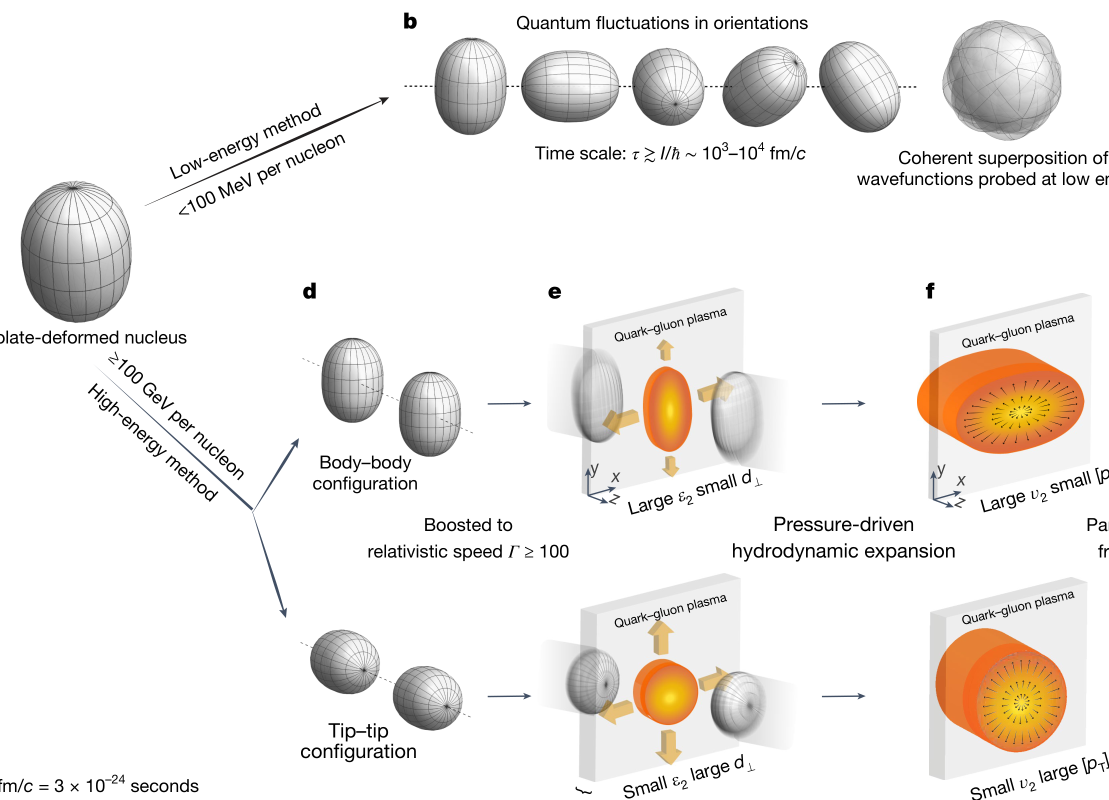
#> input picture assets/t3-exemplars/T3-02_STAR2024_ED1_核形变到火球_全流程3D.png, 2218 x 1599 px (shown at 1/2 size)
$ python -i gen_figure.py   (imports and definitions only)
#> lines starting #> are read from the running program, lines starting #| are printed output that depends on the picture
### scripts/_console.py
#!/usr/bin/env python3
"""
_console —— 控制台编码兜底：把 stdout / stderr 切成 UTF-8
======================================================================

**为什么需要它（实测踩过的坑，2026-09-27）**

本 skill 的报告里大量使用 ✅ / ❌ / ⚠️ / ✗ 这类符号。中文 Windows 上
Python 只在 **交互式控制台（isatty=True）** 才用 UTF-8 输出；一旦
**stdout 被管道或重定向**（agent 调脚本、CI、`python x.py > log.txt`
全是这种），Python 改用本地编码 gbk(cp936) 去编码 —— 这些字符
GBK 编不出来，于是脚本在**打印报告的中途**崩掉：

    UnicodeEncodeError: 'gbk' codec can't encode character '\u2705'

实测：`python evals/test_tools.py`、`python scripts/check_tools.py`
在管道下 100% 崩，而交互式手敲同一条命令却正常 —— 所以这个坑
**只在自动化里炸**，正是本 skill 的主要使用方式。

**用法**：在脚本（或会被 import 的库模块）顶部调用一次即可，幂等：

    from _console import init_console
    init_console()

★ 只改编码，不改行为：已经是 UTF-8 的流上调用是空操作；
  `errors="replace"` 保证连"编码探不出来"的字符也不会再抛异常
  （宁可显示成 ?，也不要整个脚本崩掉）。
"""
import sys


def init_console() -> None:
    """把标准输出 / 标准错误切到 UTF-8（失败时静默跳过，绝不因此报错）。"""
    for name in ("stdout", "stderr"):
        stream = getattr(sys, name, None)
        if stream is None:            # pythonw / 被替换掉的流
            continue
        try:
            stream.reconfigure(encoding="utf-8", errors="replace")
        except Exception:
            pass


init_console()

### scripts/gen_figure.py
#!/usr/bin/env python3
# -*- coding: utf-8 -*-
"""
gen_figure —— 第 ② 步：把 IR 简报变成【草图】或【成品位图】
=========================================================================

    IR ──ir_to_genbrief──▶ 约束简报 ──gen_figure──▶ 位图草图 ──▶ 成品位图
                                          ↑
                                  --ref 风格参考图（可多张）

## ★ 三件必须说清楚的事

1. **API key 由使用者自己提供，脚本里不存任何 key。**
   读环境变量 `DASHSCOPE_API_KEY`（可用 `--key-env` 换名字）。
   别人的电脑上装了这个 skill，就要用**他自己的** key。
   没设 key 时脚本直接退出并给出设置方法，不会静默失败。

2. **风格参考图是必需的，不是可选项。**
   只给文字简报，出来的图一定很"通用"。`--ref` 把 `_T3精选` 这类
   Nature 风格图直接当 few-shot 参考喂进去（模型 few-shot 能力强）。
   公开仓库里不能塞版权图，但**使用时**可以直接传本地图。

3. **产物全部落盘，并写调用记录。**
   每张图 + `calls.jsonl`（model / seed / size / refs / prompt 指纹 / 输出路径）
   —— 复现和核对计费都靠它。

## 两种接口（自动按模型名选，也可用 --mode 强制）

| mode | 模型 | 端点 | 支持 --ref |
|---|---|---|---|
| `mm` | `qwen-image-*` | multimodal-generation | ✅ 图生图 |
| `t2i` | `wanx*` / `wan*` | text2image（异步轮询） | ❌ 纯文生图 |

**要给参考图就必须用 `mm` 那条**（qwen-image 系列）。实测：`wanx2.0-t2i-turbo`
对结构化示意图太弱（画不出顶点、箭头、e⁺e⁻），且不支持参考图。

## ★ 构图参考（--content-ref）默认**原样送**（v4.7）

`--content-ref-mode auto|layout|full`（默认 `auto` → 总是 `full`，即不降级）。

**位图这一步是对草图的润色**：草图的形体 / 材质 / 光照 / 文字都该原样带进去。
所以默认什么都不做 —— 只有当草图是**扁平稿**时才显式 `--content-ref-mode layout`。

★ 旧默认（v2.6.8–v4.6.3）是 `--stage render` 先降级成 layout-only（灰度 + 降采样再放大 +
轻微模糊，只留「哪儿有什么 / 多大 / 什么位置」）。那条规则是为**扁平草图**标定的；
下面这张表还在，但它现在只解释「**什么时候才该显式加 `--content-ref-mode layout`**」，
不再是默认行为。

实测（2026-09-27，形变核→火球 算例，**同一份简报**、qwen-image-3.0、seed 53）：

| content-ref 怎么送的 | 与草图布局的列剖面相关 r | 出的火球 |
|---|---|---|
| 原样送（`full`） | 0.873 | **纯色橙盘**（草图的"扁平"风格被一起继承） |
| 不送 | 0.696 | 3D 辉光，但构图跑掉（三取向涨落画成了三个球） |
| 降级成 layout-only | **0.904** | 3D 辉光 + 亮核（构图与风格**同时**拿到） |

原因：qwen-image 是**图生图**，那张 `--content-ref` 给的草图是**扁平**的，
模型会把"扁平"这个**渲染风格**连同构图**一起**继承，把风格参考图稀释掉 ——
于是"用了 diffusion model 却没用它的好处"，火球退化成纯色圆盘。
★ 注意这个前提：**草图自己就是扁平的**。草图已经 3D 时降级是纯损失，见下。

★ v4.7 把「降级」从默认降为 opt-in（2026-10-07，法拉第电磁感应 算例，
同一份简报 / seed 1902+1903，只改 `--content-ref-mode` 与 `--ref`）：
那张草图**本身就是 3D 的**（过 3D 闸门，3D 分 0.0478，风格目标 T3-07 是 0.0548），
于是降级成了纯损失 ——

- **降级图连 `3D0` 都过不了**（灰度模糊图：「画布里没有彩色主体」）——
  等于先把自己要的东西删掉，再让模型去猜；
- **构图并没有更好**：与草图的粗结构相关 r = 降级 0.416 / 0.654、
  原样送 0.425 / 0.597、原样送 + 风格图 0.433 / 0.545 —— 全在噪声里；
- **反而画错物理**：三轴闸门 **降级档 2/2 seed FAIL**（轴名实测 `['x','z']`
  且 `x` 出现 4 次、没有 `y`；另一 seed 只剩 `['z']`）—— 模糊参考图**承载不了
  可读的 x/y/z 标签**，模型只能自己编轴；原样送（不给 `--ref`）2/2 PASS，
  原样送 + 风格图 1/2 PASS（另一 seed 是斜体字形没被字形识别读出来，不是物理错）。

判据因此是「**草图自己是不是已经 3D**」（跑 `scripts/gate3d_rank.py` 量）：

- 草图过 3D 闸门 → 原样送（**默认**，什么都不用加）；
- 草图是扁平稿 → 显式 `--content-ref-mode layout`（就是上表那个算例）。

`--stage sketch` 一向不降级。降级只作用于 `--content-ref`，`--ref` 风格参考永远原样送。

## ★ v2.8：三个新开关（都为了「少花钱、少猜」）

- **`--ref` 缺失直接报错**（要放行才加 `--allow-no-ref`）。以前只打一行
  「（无 —— 出来会偏通用）」就继续 —— 纪律 2（风格参考图必需）等于交给记性。
- **`--prompt-extend` / `--no-prompt-extend`**：默认沿用接口原有行为
  （mm=True / t2i=False）。★ **v4.0 实测推翻了 v2.8 这条建议**：加
  `--no-prompt-extend` 会把简报**原样**当提示词，模型于是把「这是一份说明文档」
  这个先验也一起画出来（图上出现大段中文、章节编号、色卡/图例）。
  同一份简报（7 k 字符）+ 同一批参考图实测：**加 flag 12 张全中，走接口默认
  4 张零漏字** → **草图档不要加这个 flag**（render 档带 --content-ref，本来就干净）。
  实际取值写进 `calls.jsonl`，可回溯。
- **`--size` 与 IR 声明的画布比例不一致时警告**：同一张图两个比例，
  IR 的归一化坐标就失效了（IRC 声明的位置全按比例换算）。

## 用法

    # ① IR → 简报（skill 自带的编译步骤）
    python3 scripts/ir_to_genbrief.py ir/sketch5_upc.ir.yaml --stage sketch -o brief1.md

    # ② 出草图（带风格参考）
    python3 scripts/gen_figure.py --brief brief1.md --stage sketch \\
        --ref refs/T3-33.png --seeds 1,2,3 --outdir gen/

    # ③ 草图过闸口（物理）
    python3 scripts/check_sketch.py gen/sketch_s1.png --ir ir/sketch5_upc.ir.yaml

    # ④ 出成品位图
    python3 scripts/ir_to_genbrief.py ir/sketch5_upc.ir.yaml --stage render -o brief2.md
    python3 scripts/gen_figure.py --brief brief2.md --stage render --ref refs/T3-33.png \\
        --seeds 21,22 --outdir gen/

    # ⑤ 成品位图再过一次同样的闸口（这一步以前漏了）
    python3 scripts/check_sketch.py gen/render_s22.png --ir ir/sketch5_upc.ir.yaml

    # 想看要发什么请求、不真的调 API：
    python3 scripts/gen_figure.py --brief brief1.md --ref refs/T3-33.png --dry-run
"""
from __future__ import annotations

from _console import init_console

# [1 line not run here, left out]

from ir_canvas import parse_size, declared_ratio, ratio_deviation, canvas_node, canvas_for_brief

import argparse
import base64
import hashlib
import json
import mimetypes
import os
import pathlib
import sys
import time
import urllib.error
import urllib.request

DEF_BASE = "https://dashscope.aliyuncs.com"
MM_MODEL_HINT = ("qwen-image",)
SN_MODEL_HINT = ("sensenova",)      # SenseNova / ShangTang RiRiXin (OpenAI images endpoints)


# ────────────────────────────────────────────────────────── HTTP 小工具
# [114 lines left out: functions _req_curl, _req, _looks_rate_limited, ref_to_image_field, download, not called in this run]


def _degrade_to_layout(src, dst, width=160):
    """把构图参考降级成「只含布局」的灰度模糊图（v2.6.8）。

    只留形体（哪儿有什么 / 多大 / 什么位置），丢掉颜色和**扁平的渲染风格** ——
    这样模型就不会把草图的"扁平"当成要继承的风格。

    ★ v4.7 起这是 **opt-in**（`--content-ref-mode layout`），不再是默认：
      它只对**扁平草图**成立。草图自己已经 3D 时，降级会把形体、
      材质与**可读的 x/y/z 标签**一起磨掉
      （2026-10-07 法拉第算例：降级档三轴闸门 2/2 FAIL）。

    ★ 原始实测（2026-09-27，形变核→火球 算例，同一份简报 / 同一 seed 53，qwen-image-3.0）：
      原样送扁平草图 -> 与草图布局的列剖面相关 r=0.873，但火球被压成纯色橙盘；
      降级成 layout-only -> r=0.904 **且**火球是 3D 辉光 + 亮核。
      即对**扁平**草图，降级不是"拿构图换风格"，是两边**都**变好。
    """
#> called with dst = 'out.png', width = 160
    from PIL import Image, ImageFilter
    im = Image.open(str(src)).convert("RGB")
#> im is the input picture: PIL image 2218x1599 RGB; mean R, G, B 239.9, 236.4, 233
    W, H = im.size
    g = im.convert("L")
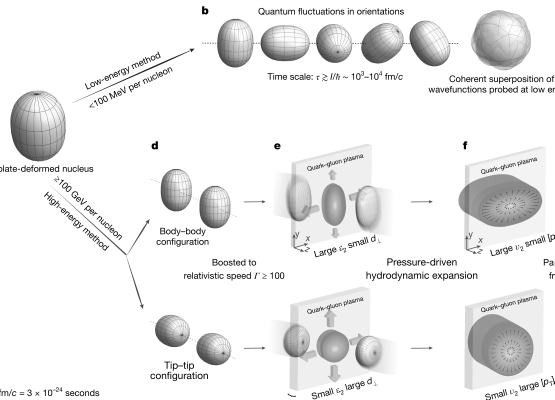
#> g: PIL image 2218x1599 L (shown at 1/4 size); min 0, max 255, mean 237.1
    h = max(1, int(round(H * width / float(W))))
    small = g.resize((width, h), Image.BILINEAR)      # 杀细描边 / 文字 / 颗粒
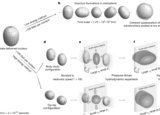
#> small: PIL image 160x115 L; min 79, max 255, mean 237.1
    back = small.resize((W, H), Image.BICUBIC)        # 放回原画布，只剩大形体
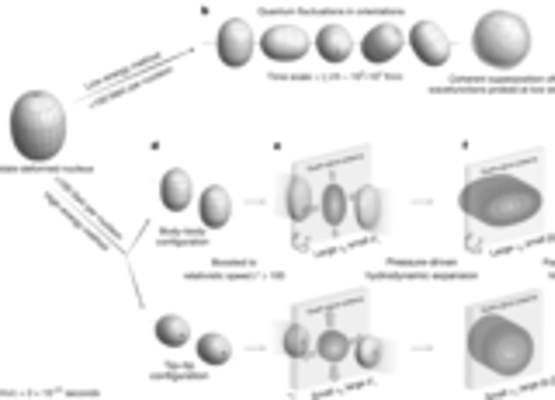
#> back: PIL image 2218x1599 L (shown at 1/4 size); min 72, max 255, mean 237
    back = back.filter(ImageFilter.GaussianBlur(radius=max(2.0, W / 220.0)))
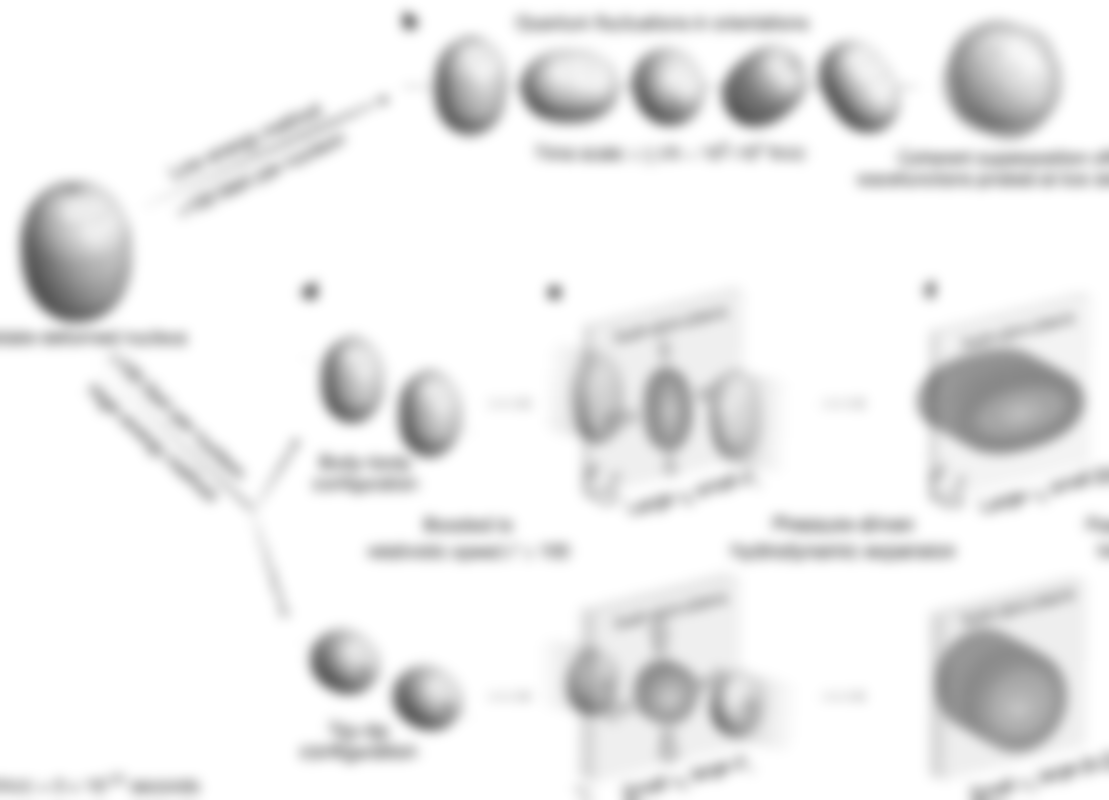
#> back: PIL image 2218x1599 L (shown at 1/2 size); min 88, max 255, mean 237
    dst = pathlib.Path(dst)
    dst.parent.mkdir(parents=True, exist_ok=True)
    Image.merge("RGB", (back, back, back)).save(str(dst))
    return dst


# ────────────────────────────────────────────────────────── 两种后端
# [390 lines left out: functions _prompt_extend, gen_mm, gen_t2i, gen_sn, pick_mode, read_brief and 2 more, not called in this run]


# [2 lines not run here, left out]

>>> result = _degrade_to_layout('../assets/t3-exemplars/T3-02_STAR2024_ED1_核形变到火球_全流程3D.png', 'out.png')

$ run again, on assets/t3-exemplars/T3-04_Kharzeev2021_3D螺旋能级面_手性磁场.png
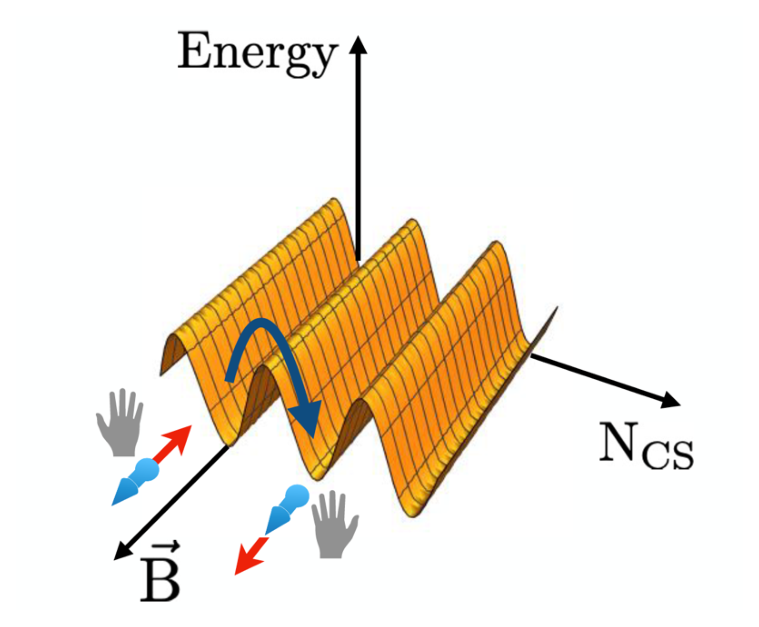
#> input picture assets/t3-exemplars/T3-04_Kharzeev2021_3D螺旋能级面_手性磁场.png, 759 x 627 px
#> in _degrade_to_layout, im is the input picture: PIL image 759x627 RGB; mean R, G, B 242.4, 233.1, 219.8
#> in _degrade_to_layout, `small = g.resize((width, h), Image.BILINEAR)`:
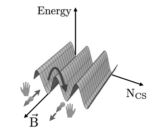
#> small: PIL image 160x132 L; min 1, max 255, mean 234.5
#> in _degrade_to_layout, `back = back.filter(ImageFilter.GaussianBlur(radius=max(2.0, W / 220.0)))`:
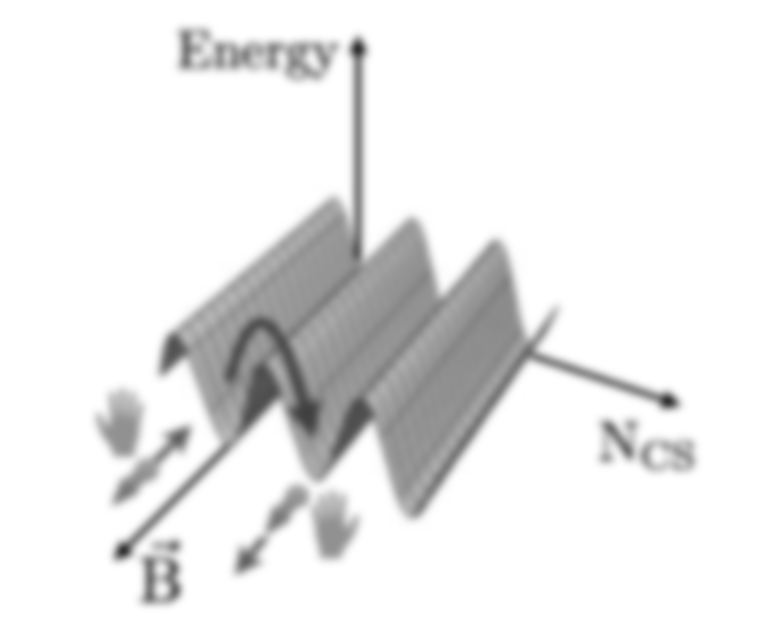
#> back: PIL image 759x627 L; min 50, max 255, mean 234.5

$ run again, on assets/t3-exemplars/T3-05_Kharzeev2021_3D火球+B场+磁力线.png
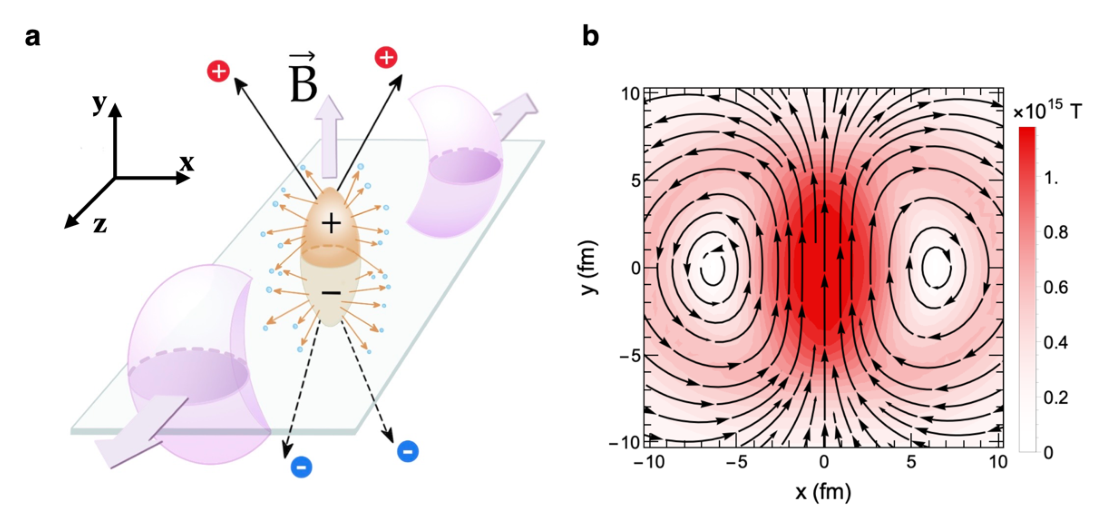
#> input picture assets/t3-exemplars/T3-05_Kharzeev2021_3D火球+B场+磁力线.png, 1106 x 529 px
#> in _degrade_to_layout, im is the input picture: PIL image 1106x529 RGB; mean R, G, B 241.1, 227.5, 228.5
#> in _degrade_to_layout, `g = im.convert("L")`:
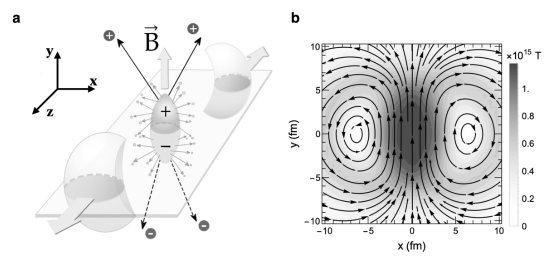
#> g: PIL image 1106x529 L (shown at 1/2 size); min 0, max 255, mean 231.7
#> in _degrade_to_layout, `back = back.filter(ImageFilter.GaussianBlur(radius=max(2.0, W / 220.0)))`:
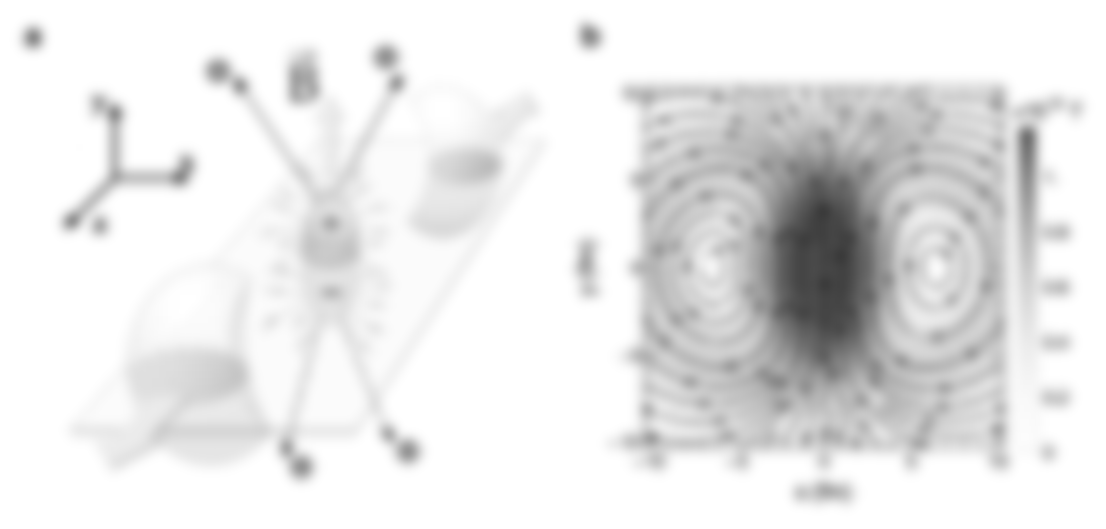
#> back: PIL image 1106x529 L; min 58, max 255, mean 231.6
